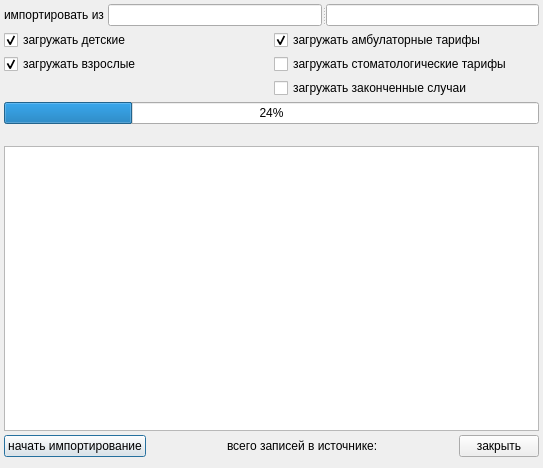
<?xml version="1.0" encoding="UTF-8"?>
<ui version="4.0">
 <class>Dialog</class>
 <widget class="QDialog" name="Dialog">
  <property name="geometry">
   <rect>
    <x>0</x>
    <y>0</y>
    <width>543</width>
    <height>468</height>
   </rect>
  </property>
  <property name="windowTitle">
   <string>Загрузка тарифов из ЕИС</string>
  </property>
  <layout class="QGridLayout" name="gridLayout">
   <property name="leftMargin">
    <number>4</number>
   </property>
   <property name="topMargin">
    <number>4</number>
   </property>
   <property name="rightMargin">
    <number>4</number>
   </property>
   <property name="spacing">
    <number>4</number>
   </property>
   <item row="6" column="0" colspan="2">
    <widget class="QTextBrowser" name="log"/>
   </item>
   <item row="7" column="0" colspan="2">
    <layout class="QHBoxLayout">
     <property name="spacing">
      <number>6</number>
     </property>
     <property name="margin">
      <number>0</number>
     </property>
     <item>
      <widget class="QPushButton" name="btnImport">
       <property name="text">
        <string>начать импортирование</string>
       </property>
      </widget>
     </item>
     <item>
      <spacer>
       <property name="orientation">
        <enum>Qt::Horizontal</enum>
       </property>
       <property name="sizeHint" stdset="0">
        <size>
         <width>40</width>
         <height>20</height>
        </size>
       </property>
      </spacer>
     </item>
     <item>
      <widget class="QLabel" name="labelNum">
       <property name="text">
        <string>всего записей в источнике:</string>
       </property>
      </widget>
     </item>
     <item>
      <spacer>
       <property name="orientation">
        <enum>Qt::Horizontal</enum>
       </property>
       <property name="sizeHint" stdset="0">
        <size>
         <width>40</width>
         <height>20</height>
        </size>
       </property>
      </spacer>
     </item>
     <item>
      <widget class="QPushButton" name="btnClose">
       <property name="text">
        <string>закрыть</string>
       </property>
      </widget>
     </item>
    </layout>
   </item>
   <item row="0" column="0" colspan="2">
    <layout class="QHBoxLayout">
     <item>
      <widget class="QLabel" name="label">
       <property name="text">
        <string>импортировать из</string>
       </property>
      </widget>
     </item>
     <item>
      <widget class="QSplitter" name="splitter">
       <property name="orientation">
        <enum>Qt::Horizontal</enum>
       </property>
       <widget class="QLineEdit" name="edtFileName">
        <property name="text">
         <string/>
        </property>
        <property name="readOnly">
         <bool>true</bool>
        </property>
       </widget>
       <widget class="QLineEdit" name="edtIP">
        <property name="readOnly">
         <bool>true</bool>
        </property>
       </widget>
      </widget>
     </item>
    </layout>
   </item>
   <item row="1" column="0">
    <widget class="QCheckBox" name="chkLoadChildren">
     <property name="text">
      <string>загружать детские</string>
     </property>
     <property name="checked">
      <bool>true</bool>
     </property>
    </widget>
   </item>
   <item row="1" column="1">
    <widget class="QCheckBox" name="chkAmb">
     <property name="text">
      <string>загружать амбулаторные тарифы</string>
     </property>
     <property name="checked">
      <bool>true</bool>
     </property>
    </widget>
   </item>
   <item row="2" column="0">
    <widget class="QCheckBox" name="chkLoadAdult">
     <property name="text">
      <string>загружать взрослые</string>
     </property>
     <property name="checked">
      <bool>true</bool>
     </property>
    </widget>
   </item>
   <item row="2" column="1">
    <widget class="QCheckBox" name="chkStom">
     <property name="text">
      <string>загружать стоматологические тарифы</string>
     </property>
    </widget>
   </item>
   <item row="3" column="1">
    <widget class="QCheckBox" name="chkCompleteCase">
     <property name="text">
      <string>загружать законченные случаи</string>
     </property>
    </widget>
   </item>
   <item row="4" column="0" colspan="2">
    <widget class="QProgressBar" name="progressBar">
     <property name="value">
      <number>24</number>
     </property>
     <property name="orientation">
      <enum>Qt::Horizontal</enum>
     </property>
    </widget>
   </item>
   <item row="5" column="0">
    <widget class="QLabel" name="statusLabel">
     <property name="text">
      <string/>
     </property>
    </widget>
   </item>
  </layout>
 </widget>
 <tabstops>
  <tabstop>edtFileName</tabstop>
  <tabstop>edtIP</tabstop>
  <tabstop>chkLoadChildren</tabstop>
  <tabstop>chkLoadAdult</tabstop>
  <tabstop>chkAmb</tabstop>
  <tabstop>chkStom</tabstop>
  <tabstop>chkCompleteCase</tabstop>
  <tabstop>log</tabstop>
  <tabstop>btnImport</tabstop>
  <tabstop>btnClose</tabstop>
 </tabstops>
 <resources/>
 <connections/>
</ui>
